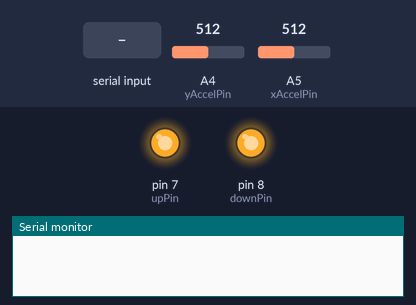
A sketch run on a simulated Arduino Uno, built with avr-gcc and run on an emulated ATmega328P. Shown: output pins drawn as LEDs (lit = HIGH), the last lines printed to the serial monitor. The inputs (shaded band) are chosen by the test bench; at power-on: A4 (yAccelPin) = 512, A5 (xAccelPin) = 512.

Above: at 1.2 s.
1.3 s: "F" received over Serial
At 2.9 s:
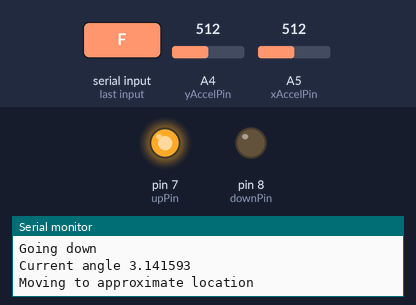
3.8 s: A4 (yAccelPin) set to 500
At 4.2 s:
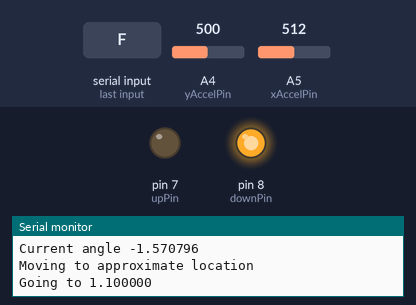
5.3 s: A4 (yAccelPin) set to 626
At 6.1 s:
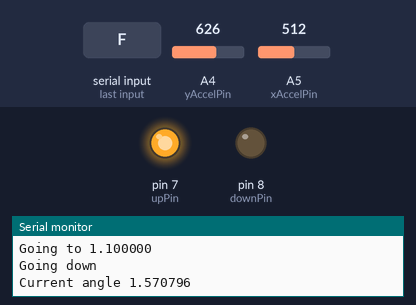
8.3 s: A4 (yAccelPin) set to 511
At 9.1 s:
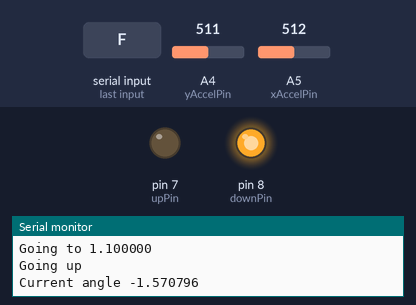
9.8 s: A4 (yAccelPin) set to 628
At 10.1 s:
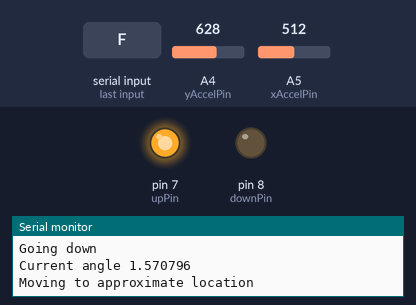
11.3 s: A5 (xAccelPin) set to 473
12.8 s: A5 (xAccelPin) set to 457
At 14.0 s:
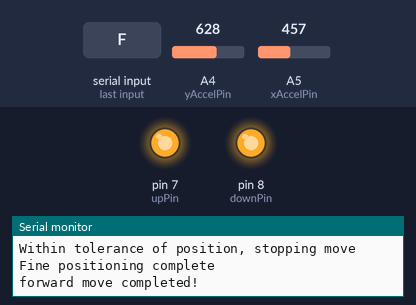
Timing chart, 0 to 15.4 s (numbered marks = the images above; inputs shaded):
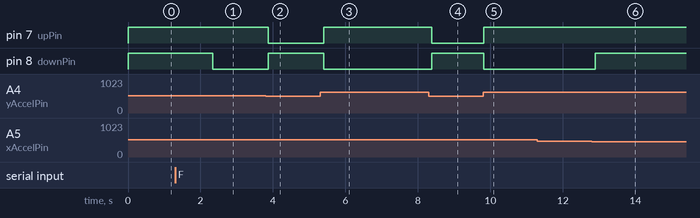

Measured:
- the behaviour switches between 512 and 511 on A4 (yAccelPin) (found by bisection; images 1 and 2)
- the behaviour switches between 458 and 457 on A5 (xAccelPin) (found by bisection; images 5 and 6)
- after the input at 1.3 s, pin 8 (downPin): HIGH → LOW after 1.0 s
- after the input at 3.8 s, pin 7 (upPin): HIGH → LOW after 0.08 s; pin 8 (downPin): LOW → HIGH after 0.08 s
- after the input at 5.3 s, pin 7 (upPin): LOW → HIGH after 0.10 s; pin 8 (downPin): HIGH → LOW after 0.10 s
- after the input at 8.3 s, pin 7 (upPin): HIGH → LOW after 0.08 s; pin 8 (downPin): LOW → HIGH after 0.08 s
- after the input at 9.8 s, pin 7 (upPin): LOW → HIGH at once; pin 8 (downPin): HIGH → LOW at once
- after the input at 12.8 s, pin 8 (downPin): LOW → HIGH after 0.09 s

The sketch:

move_position_step.ino
```cpp
#include <math.h>

int yAccelPin = A4;
int xAccelPin = A5;
int upPin = 7;
int downPin = 8;

int DOUBLE_PRECISION = 6;
double minX = 408;
double minY = 408;
double maxX = 618;
double maxY = 616;
double rangeX = 105;
double rangeY = 109;
double midpointX = 512;
double midpointY = 512;
double TOLERANCE = 0.017;


static double maxAngle = 1.1;
static double minAngle = -1.1;

bool isMovingDuration = false;

float getIncline() {
  double yAccel = analogRead(yAccelPin);
  double xAccel = analogRead(xAccelPin);
  double compensatedX = (xAccel - midpointX) / rangeX;
  double compensatedY = (yAccel - midpointY) / rangeY;
  double angle = atan2(compensatedY, -compensatedX);
  return angle;
}

void setup() {
  Serial.begin(9600);
  pinMode(yAccelPin, INPUT);
  pinMode(xAccelPin, INPUT);
  pinMode(upPin, OUTPUT);
  pinMode(downPin, OUTPUT);
  digitalWrite(upPin, HIGH);
  digitalWrite(downPin, HIGH);
  analogReference(EXTERNAL);

}

long goDurationStart = 0;
long goDurationEnd = 0;
void setupMoveForDuration(long duration) {
  Serial.println("Setting up move for duration");
  goDurationStart = millis();
  goDurationEnd = goDurationStart + duration;
  isMovingDuration = true;
}

double goDistanceStart = 0.0;
double goDistanceEnd = 0.0;
void setupMoveForDistance(double distance) {
  Serial.println("Setting up move for distance");
  goDistanceStart = getIncline();
  goDistanceEnd = goDistanceStart + distance;
}

bool goToPositionCoarse(double angle) {
  Serial.print("Going to "); Serial.println(angle, DOUBLE_PRECISION);
  double currentAngle = getIncline();
  if (fabs(currentAngle - angle) < TOLERANCE) {
    Serial.println("Not moving");
    digitalWrite(downPin, HIGH);
    digitalWrite(upPin, HIGH);
    return true;
  }
  else if (currentAngle > angle) {
    Serial.println("Going down");
    digitalWrite(downPin, LOW);
    digitalWrite(upPin, HIGH);
    return false;
  }
  else {
    Serial.println("Going up");
    digitalWrite(downPin, HIGH);
    digitalWrite(upPin, LOW);
    return false;
  }
  return false;
}

double APPROX_ANGULAR_VELOCITY = 0.05;
long startFineWait = 0;
long DELAY_FOR_MEASUREMENT = 1000;
bool moveUpward = false;
bool isMovingPosition = false;
bool goToPositionFine(double angle) {
  if (isMovingDuration) {
    if (goForDuration(moveUpward)) {
      Serial.println("Durational move complete, waiting to take measurement");
      isMovingDuration = false;
      startFineWait = millis();
    }
  } else if (millis() - startFineWait > DELAY_FOR_MEASUREMENT) {
    if (fabs(getIncline() - angle) < TOLERANCE) {
      Serial.println("Within tolerance of position, stopping move");
      return true;
    } else {
      Serial.println("Adjustment to position needed");
      double diff = getIncline() - angle;
      double estTimeToComplete = 1000.0 * fabs(diff) / APPROX_ANGULAR_VELOCITY;
      Serial.print("Angular difference "); Serial.println(diff, DOUBLE_PRECISION);
      Serial.print("Estimated move time "); Serial.println(estTimeToComplete, DOUBLE_PRECISION);
      setupMoveForDuration(estTimeToComplete);
      moveUpward = (getIncline() < angle);
      goForDuration(moveUpward);
    }
  }
  return false;
}

bool isMovingCoarsely = false;
bool isMovingFinely = false;
bool goToPosition(double angle) {
  Serial.print("Current angle "); Serial.println(getIncline(), DOUBLE_PRECISION);
  if (angle < minAngle){
    angle = minAngle;
  } else if (angle > maxAngle){
    angle = maxAngle;
  }


  if (!isMovingCoarsely && !isMovingFinely) {
    if (fabs(getIncline() - angle) < TOLERANCE) {
      Serial.println("Move already at position");
      return true;
    } else {
      Serial.println("Beginning move");
      isMovingCoarsely = true;
      goToPositionCoarse(angle);
    }
  } else if (isMovingCoarsely) {
    Serial.println("Moving to approximate location");
    if (goToPositionCoarse(angle)) {
      Serial.println("Coarse moving complete, starting fine moving");
      isMovingCoarsely = false;
      isMovingFinely = true;
      goToPositionFine(angle);
    }
  } else {
    //Serial.println("Fine positioning");
      if (goToPositionFine(angle)) {
        Serial.println("Fine positioning complete");
        isMovingFinely = false;
        return true;
      }
    }
  return false;
}

bool goForDuration(bool upward) {
  if (millis() > goDurationEnd) {
    Serial.println("Not moving");
    digitalWrite(downPin, HIGH);
    digitalWrite(upPin, HIGH);
    return true;
  }
  else if (upward) {
    //Serial.println("Going up");
    digitalWrite(downPin, HIGH);
    digitalWrite(upPin, LOW);
    return false;
  }
  else {
    //Serial.println("Going down");
    digitalWrite(downPin, LOW);
    digitalWrite(upPin, HIGH);
    return false;
  }
  return false;
}

bool isStepSetup = false;
bool takeStep(double stepSize) {
  if (!isStepSetup) {
    setupMoveForDistance(stepSize);
    isStepSetup = true;
    return false;
  } else if(goToPosition(goDistanceEnd)) {
    isStepSetup = false;
    return true;
  }
  return false;
}

float stringToFloat(String str){
   char buffer[10];
   str.toCharArray(buffer, 10);
   return atof(buffer);
}

String msg;
static double stepSize = 0.1;


bool movingForward = false;
bool movingBackward = false;
bool movingToPosition = false;

float targetPos;

void loop() {
  if (Serial.available()){
    msg = Serial.readString();

    if (msg.equals("F") && !movingForward && !movingBackward && !movingToPosition){
      //begin move
      movingForward = true;
    } else if (msg.equals("B") && !movingForward && !movingBackward && !movingToPosition){
      movingBackward = true;
    } else if (msg.charAt(0) == 'P' && !movingForward && !movingBackward && !movingToPosition){
      movingToPosition = true;
      targetPos = stringToFloat(msg.substring(1));
      Serial.println(targetPos);
    }

  }

  if (movingForward && takeStep(stepSize)){
    Serial.println("forward move completed!");
    movingForward = false;
  } else if (movingBackward && takeStep(-stepSize)){
    Serial.println("backward move completed!");
    movingBackward = false;
  } else if (movingToPosition && goToPosition(targetPos)){
    Serial.println("moved to target position!");
    movingToPosition = false;
  }

}
```
